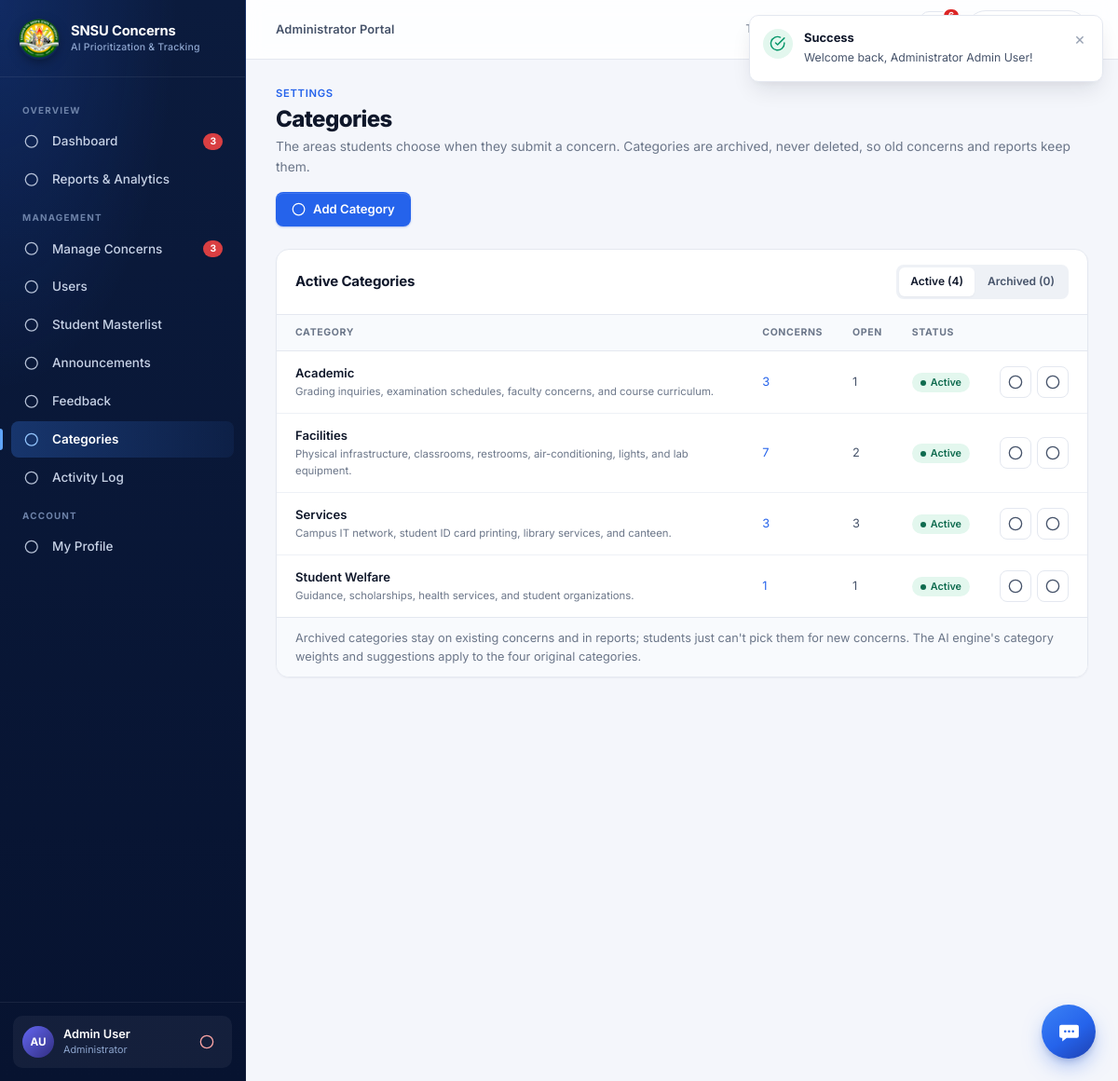
The page /admin/categories.php (signed in) on the database its author committed.
### tables this page shows
CREATE TABLE `categories` (
  `category_id` int(11) NOT NULL AUTO_INCREMENT,
  `category_name` varchar(100) NOT NULL,
  `description` text DEFAULT NULL,
  `is_active` tinyint(1) NOT NULL DEFAULT 1,
  `created_at` datetime DEFAULT current_timestamp(),
  PRIMARY KEY (`category_id`),
  UNIQUE KEY `category_name` (`category_name`)
);

### admin/categories.php (the view, shortened to what this page needs)
<?php
require_once __DIR__ . '/../includes/helpers.php';
$tab = ($_GET['tab'] ?? '') === 'archived' ? 'archived' : 'active';
$allCategories = $pdo->query("
    SELECT cat.*,
           COUNT(c.concern_id) AS total,
           COALESCE(SUM(c.status_id IN (1, 2)), 0) AS open_count
    FROM categories cat
    LEFT JOIN concerns c ON c.category_id = cat.category_id
    GROUP BY cat.category_id
    ORDER BY cat.category_name
")->fetchAll();
$activeCount   = count(array_filter($allCategories, fn($c) => (int)$c['is_active'] === 1));
$archivedCount = count($allCategories) - $activeCount;
$categories    = array_values(array_filter($allCategories, fn($c) => ((int)$c['is_active'] === 1) === ($tab === 'active')));
require_once __DIR__ . '/../includes/header.php';
require_once __DIR__ . '/../includes/navbar.php';
require_once __DIR__ . '/../includes/sidebar.php';
?>
<div class="page-header">
  <div class="page-title-wrap">
    <div class="page-eyebrow">Settings</div>
    <h1 class="page-title">Categories</h1>
    <p class="page-desc">The areas students choose when they submit a concern. Categories are archived, never deleted, so old concerns and reports keep them.</p>
  </div>
  <div class="page-actions">
    <button type="button" class="btn btn-primary" onclick="openCategoryModal()"><?= icon('plus', '', 16) ?> Add Category</button>
  </div>
</div>
<div class="card">
  <div class="card-header">
    <h2 class="card-title"><?= $tab === 'archived' ? 'Archived Categories' : 'Active Categories' ?></h2>
    <div class="segmented" aria-label="Show">
      <a href="categories.php" class="<?= $tab === 'active' ? 'active' : '' ?>">Active (<?= $activeCount ?>)</a>
      <a href="?tab=archived" class="<?= $tab === 'archived' ? 'active' : '' ?>">Archived (<?= $archivedCount ?>)</a>
    </div>
  </div>
  <div class="table-responsive">
    <table class="table table-stack">
      <thead>
        <tr><th>Category</th><th>Concerns</th><th>Open</th><th>Status</th><th class="cell-actions"><span class="sr-only">Actions</span></th></tr>
      </thead>
      <tbody>
        <?php foreach ($categories as $cat): $active = (int)$cat['is_active'] === 1; ?>
          <tr>
            <td class="cell-title">
              <?= e($cat['category_name']) ?>
              <span class="cell-sub"><?= e($cat['description'] ?? 'No description') ?></span>
            </td>
            <td class="text-sm"><a href="concerns.php?category=<?= (int)$cat['category_id'] ?>"><?= (int)$cat['total'] ?></a></td>
            <td class="text-sm"><?= (int)$cat['open_count'] ?></td>
            <td>
              <span class="badge-tag badge-dot <?= $active ? 'badge-green' : 'badge-gray' ?>"><?= $active ? 'Active' : 'Archived' ?></span>
            </td>
            <td class="cell-actions">
              <div class="row-actions">
                <button type="button" class="btn-icon" title="Edit category"
                  data-id="<?= (int)$cat['category_id'] ?>" data-name="<?= e($cat['category_name']) ?>" data-desc="<?= e($cat['description'] ?? '') ?>"
                  onclick="openCategoryModal(this)"><?= icon('edit', '', 16) ?></button>
                <form action="../actions/category_action.php" method="POST">
                  <?php if ($active): ?>
                    <button type="button" class="btn-icon" title="Archive (removed from the Submit form, kept for the record)"
                      data-confirm="Archive &lt;strong&gt;<?= e($cat['category_name']) ?>&lt;/strong&gt;? Students can no longer choose it. Existing concerns and reports keep it, and you can restore it anytime."
                      data-confirm-title="Archive Category" data-confirm-text="Archive" data-confirm-type="warning"><?= icon('archive', '', 16) ?></button>
                  <?php endif; ?>
                </form>
              </div>
            </td>
          </tr>
        <?php endforeach; ?>
      </tbody>
    </table>
  </div>
  <div class="card-footer">
    <span class="text-sm text-muted">Archived categories stay on existing concerns and in reports; students just can't pick them for new concerns. The AI engine's category weights and suggestions apply to the four original categories.</span>
  </div>
</div>
<?php require_once __DIR__ . '/../includes/footer.php'; ?>

### includes/helpers.php (shortened to what this page needs)
<?php
require_once __DIR__ . '/avatars.php';
function e(?string $str): string {
    return htmlspecialchars((string)($str ?? ''), ENT_QUOTES, 'UTF-8');
}
function getIcon(string $name, string $extraClass = '', ?int $size = null): string {
    $dim = $size ? "width='{$size}' height='{$size}'" : "";
    $classAttr = "class='svg-icon " . e($extraClass) . "'";
    return $icons[$name] ?? "<svg {$classAttr} {$dim} viewBox='0 0 24 24'><circle cx='12' cy='12' r='10'/></svg>";
}
function icon(string $name, string $extraClass = '', ?int $size = null): string {
    return getIcon($name, $extraClass, $size);
}

### assets/css/variables.css (style rules this page uses)
:root { --navy-950: #071330; --navy-900: #0b1b3d; --navy-800: #10264f; --navy-700: #183a73; --navy-dark: var(--navy-950); --navy-primary: var(--navy-900); --navy-light: var(--navy-700); --navy-surface: #1e3a8a; --brand-blue: #2563eb; --brand-blue-hover: #1d4ed8; --brand-blue-active: #1e40af; --brand-blue-light: #eef4ff; --brand-blue-soft: #dbe7ff; --brand-blue-border: #c3d6fe; --focus-ring: 0 0 0 4px rgba(37, 99, 235, 0.16); --accent-gold: #f2b01e; --accent-gold-light: #fff6dd; --status-pending-text: #9a5b05; --status-pending-bg: #fff4dc; --status-pending-border: #fde3a7; --status-pending-dot: #f59e0b; --status-progress-text: #1d4ed8; --status-progress-bg: #eaf1ff; --status-progress-border: #c7d9fe; --status-progress-dot: #3b82f6; --status-resolved-text: #0f6b4f; --status-resolved-bg: #e3f7ee; --status-resolved-border: #b4e8cf; --status-resolved-dot: #10b981; --priority-critical-text: #a11a1a; --priority-critical-bg: #fde8e8; --priority-critical-border: #f8bcbc; --priority-high-text: #b4440d; --priority-high-bg: #ffeedd; --priority-high-border: #fdcfa6; --priority-medium-text: #92610a; --priority-medium-bg: #fff4dc; --priority-medium-border: #fde3a7; --priority-low-text: #3f4b5f; --priority-low-bg: #eef1f6; --priority-low-border: #d5dbe6; --danger: #dc2626; --danger-bg: #fdecec; --success: #059669; --success-bg: #e3f7ee; --warning: #d97706; --warning-bg: #fff4dc; --bg-body: #f4f6fb; --bg-card: #ffffff; --bg-subtle: #f8fafd; --bg-muted: #eef1f6; --bg-sidebar: var(--navy-900); --bg-header: #ffffff; --border-color: #e4e8f0; --border-strong: #d3d9e4; --border-subtle: #eef1f6; --divider: #e4e8f0; --text-primary: #0f172a; --text-secondary: #46536a; --text-muted: #6b7689; --text-light: #98a2b3; --text-inverse: #ffffff; --font-family-display: 'Inter', system-ui, -apple-system, BlinkMacSystemFont, 'Segoe UI', Roboto, Helvetica, Arial, sans-serif; --font-family-body: 'Inter', system-ui, -apple-system, BlinkMacSystemFont, 'Segoe UI', Roboto, Helvetica, Arial, sans-serif; --font-mono: ui-monospace, 'SF Mono', 'Cascadia Mono', Menlo, Consolas, monospace; --shadow-xs: 0 1px 2px rgba(16, 24, 40, 0.04); --shadow-sm: 0 1px 2px rgba(16, 24, 40, 0.04), 0 1px 3px rgba(16, 24, 40, 0.06); --shadow-md: 0 4px 12px -2px rgba(16, 24, 40, 0.08), 0 2px 4px -2px rgba(16, 24, 40, 0.04); --shadow-lg: 0 12px 24px -6px rgba(16, 24, 40, 0.12), 0 4px 8px -4px rgba(16, 24, 40, 0.06); --shadow-xl: 0 24px 48px -12px rgba(16, 24, 40, 0.22); --radius-xs: 6px; --radius-sm: 8px; --radius-md: 10px; --radius-lg: 14px; --radius-xl: 18px; --radius-pill: 9999px; --header-height: 64px; --sidebar-width: 264px; --content-max: 1320px; --transition-fast: 0.15s ease; --transition-normal: 0.25s ease; }

### assets/css/base.css (style rules this page uses)
*, *::before, *::after { margin: 0; padding: 0; box-sizing: border-box; }
html, body { width: 100%; min-height: 100%; font-family: var(--font-family-body); font-size: 15px; color: var(--text-primary); background-color: var(--bg-body); line-height: 1.55; -webkit-font-smoothing: antialiased; -moz-osx-font-smoothing: grayscale; font-feature-settings: 'cv11', 'ss01'; }
h1, h2, h3, h4, h5, h6 { font-family: var(--font-family-display); font-weight: 700; line-height: 1.25; color: var(--text-primary); letter-spacing: -0.015em; }
a { color: var(--brand-blue); text-decoration: none; transition: color var(--transition-fast); }
button, input, select, textarea { font-family: inherit; font-size: 0.925rem; color: inherit; }
.svg-icon { display: inline-block; width: 1.15em; height: 1.15em; stroke-width: 2; stroke: currentColor; fill: none; stroke-linecap: round; stroke-linejoin: round; vertical-align: -0.18em; flex-shrink: 0; }
.text-muted { color: var(--text-muted); }
.text-sm { font-size: 0.85rem; }

### assets/css/layout.css (style rules this page uses)
.page-header { display: flex; align-items: flex-end; justify-content: space-between; gap: 16px; flex-wrap: wrap; margin-bottom: 24px; }
.page-title-wrap { min-width: 0; }
.page-eyebrow { font-size: 0.75rem; font-weight: 600; color: var(--brand-blue); letter-spacing: 0.06em; text-transform: uppercase; margin-bottom: 4px; }
.page-title { font-size: 1.6rem; font-weight: 800; letter-spacing: -0.025em; }
.page-desc { font-size: 0.92rem; color: var(--text-muted); margin-top: 4px; }
.page-actions { display: flex; gap: 10px; flex-wrap: wrap; }

### rows shown on the page
categories: category_name "Academic", description "Grading inquiries, examination schedules, faculty concerns, and course curriculum.", total "3", open_count "1", is_active "Active"
categories: category_name "Facilities", description "Physical infrastructure, classrooms, restrooms, air-conditioning, lights, and lab equipment.", total "7", open_count "2", is_active "Active"
categories: category_name "Services", description "Campus IT network, student ID card printing, library services, and canteen.", total "3", open_count "3", is_active "Active"
categories: category_name "Student Welfare", description "Guidance, scholarships, health services, and student organizations.", total "1", open_count "1", is_active "Active"

### other values the page prints
$portalName "Administrator Portal"
$section "OVERVIEW"
$label "Dashboard"
$count "3"
$label "Reports & Analytics"
$section "MANAGEMENT"
$label "Manage Concerns"
$label "Users"
$label "Student Masterlist"
$label "Announcements"
$label "Feedback"
$label "Categories"
$label "Activity Log"
$section "ACCOUNT"
$label "My Profile"
